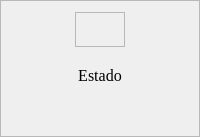
          <widget class="QFrame" name="frame_4">
           <property name="frameShape">
            <enum>QFrame::StyledPanel</enum>
           </property>
           <property name="frameShadow">
            <enum>QFrame::Raised</enum>
           </property>
           <layout class="QGridLayout" name="gridLayout_5">
            <item row="0" column="0">
             <layout class="QVBoxLayout" name="verticalLayout">
              <item>
               <layout class="QHBoxLayout" name="horizontalLayout_13">
                <item>
                 <spacer name="horizontalSpacer_19">
                  <property name="orientation">
                   <enum>Qt::Horizontal</enum>
                  </property>
                  <property name="sizeHint" stdset="0">
                   <size>
                    <width>13</width>
                    <height>20</height>
                   </size>
                  </property>
                 </spacer>
                </item>
                <item>
                 <widget class="QFrame" name="frame_7">
                  <property name="minimumSize">
                   <size>
                    <width>50</width>
                    <height>35</height>
                   </size>
                  </property>
                  <property name="maximumSize">
                   <size>
                    <width>50</width>
                    <height>35</height>
                   </size>
                  </property>
                  <property name="sizeIncrement">
                   <size>
                    <width>0</width>
                    <height>0</height>
                   </size>
                  </property>
                  <property name="frameShape">
                   <enum>QFrame::StyledPanel</enum>
                  </property>
                  <property name="frameShadow">
                   <enum>QFrame::Raised</enum>
                  </property>
                  <widget class="QLabel" name="lbl_pausa">
                   <property name="geometry">
                    <rect>
                     <x>10</x>
                     <y>10</y>
                     <width>30</width>
                     <height>20</height>
                    </rect>
                   </property>
                   <property name="minimumSize">
                    <size>
                     <width>30</width>
                     <height>20</height>
                    </size>
                   </property>
                   <property name="maximumSize">
                    <size>
                     <width>30</width>
                     <height>20</height>
                    </size>
                   </property>
                   <property name="frameShape">
                    <enum>QFrame::NoFrame</enum>
                   </property>
                   <property name="text">
                    <string/>
                   </property>
                   <property name="pixmap">
                    <pixmap resource="IMG/icons.qrc">:/prefijoNuevo/1023047.png</pixmap>
                   </property>
                   <property name="scaledContents">
                    <bool>true</bool>
                   </property>
                  </widget>
                  <widget class="QLabel" name="lbl_play">
                   <property name="geometry">
                    <rect>
                     <x>10</x>
                     <y>10</y>
                     <width>30</width>
                     <height>20</height>
                    </rect>
                   </property>
                   <property name="minimumSize">
                    <size>
                     <width>30</width>
                     <height>20</height>
                    </size>
                   </property>
                   <property name="maximumSize">
                    <size>
                     <width>30</width>
                     <height>20</height>
                    </size>
                   </property>
                   <property name="text">
                    <string/>
                   </property>
                   <property name="pixmap">
                    <pixmap resource="IMG/icons.qrc">:/prefijoNuevo/6051190.png</pixmap>
                   </property>
                   <property name="scaledContents">
                    <bool>true</bool>
                   </property>
                  </widget>
                 </widget>
                </item>
                <item>
                 <spacer name="horizontalSpacer_20">
                  <property name="orientation">
                   <enum>Qt::Horizontal</enum>
                  </property>
                  <property name="sizeHint" stdset="0">
                   <size>
                    <width>13</width>
                    <height>20</height>
                   </size>
                  </property>
                 </spacer>
                </item>
               </layout>
              </item>
              <item>
               <spacer name="verticalSpacer_2">
                <property name="orientation">
                 <enum>Qt::Vertical</enum>
                </property>
                <property name="sizeType">
                 <enum>QSizePolicy::Minimum</enum>
                </property>
                <property name="sizeHint" stdset="0">
                 <size>
                  <width>20</width>
                  <height>13</height>
                 </size>
                </property>
               </spacer>
              </item>
              <item>
               <widget class="QLabel" name="label">
                <property name="font">
                 <font>
                  <family>Times New Roman</family>
                  <pointsize>12</pointsize>
                 </font>
                </property>
                <property name="text">
                 <string>Estado</string>
                </property>
                <property name="alignment">
                 <set>Qt::AlignCenter</set>
                </property>
               </widget>
              </item>
              <item>
               <spacer name="verticalSpacer">
                <property name="orientation">
                 <enum>Qt::Vertical</enum>
                </property>
                <property name="sizeHint" stdset="0">
                 <size>
                  <width>20</width>
                  <height>40</height>
                 </size>
                </property>
               </spacer>
              </item>
             </layout>
            </item>
           </layout>
          </widget>
